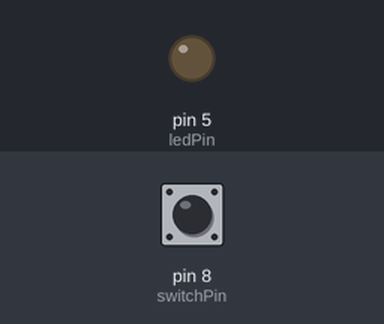
Recording of a sketch running on a simulated Arduino Uno, built with avr-gcc and run on an emulated ATmega328P. Parts: output pins drawn as LEDs (lit = HIGH). The test bench sets the inputs (shaded band); at power-on: pin 8 (switchPin) HIGH.

Above: at 1.8 s.
1.9 s: pin 8 (switchPin) pulled LOW for 3.2 s
At 6.2 s:
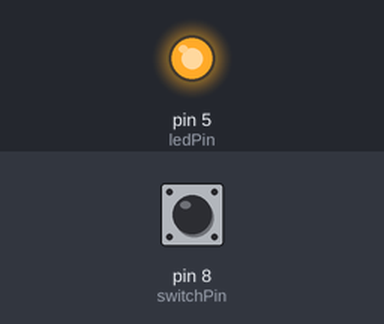
6.6 s: pin 8 (switchPin) pulled LOW for 0.6 s
At 7.9 s:
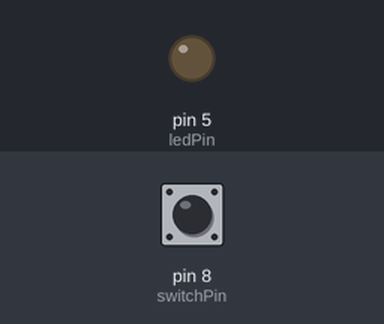
Timing chart, 0 to 9.6 s (numbered marks = the images above; inputs shaded):
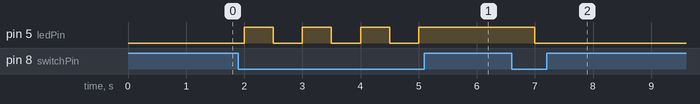

The sketch:

LEDSwitch.ino
```cpp
bool ledState = false;
const int ledPin = 5;
const int switchPin = 8;

void setup()
{
  pinMode(ledPin, OUTPUT);
  pinMode(switchPin, INPUT_PULLUP);
  digitalWrite(ledPin, ledState);
}

void loop()
{
  if(!digitalRead(switchPin))
  {
    ledState = !ledState;
    digitalWrite(ledPin, ledState);
  }

  delay(500);
}
```

Measured:
- after the input at 1.9 s, pin 5 (ledPin): alternates HIGH for 0.50 s and LOW for 0.50 s, 7 changes in all, then stays HIGH, starting after 0.10 s
- after the input at 6.6 s, pin 5 (ledPin): HIGH → LOW after 0.40 s
